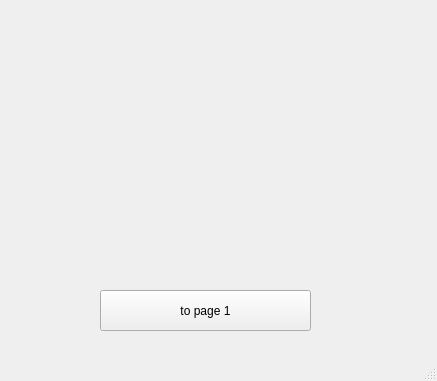
<?xml version="1.0" encoding="UTF-8"?>
<ui version="4.0">
 <class>second_window</class>
 <widget class="QMainWindow" name="second_window">
  <property name="geometry">
   <rect>
    <x>0</x>
    <y>0</y>
    <width>437</width>
    <height>381</height>
   </rect>
  </property>
  <property name="windowTitle">
   <string>MainWindow</string>
  </property>
  <widget class="QWidget" name="centralwidget">
   <widget class="QPushButton" name="s_button">
    <property name="geometry">
     <rect>
      <x>100</x>
      <y>290</y>
      <width>211</width>
      <height>41</height>
     </rect>
    </property>
    <property name="text">
     <string>to page 1</string>
    </property>
   </widget>
  </widget>
  <widget class="QStatusBar" name="statusbar"/>
 </widget>
 <resources/>
 <connections/>
</ui>
